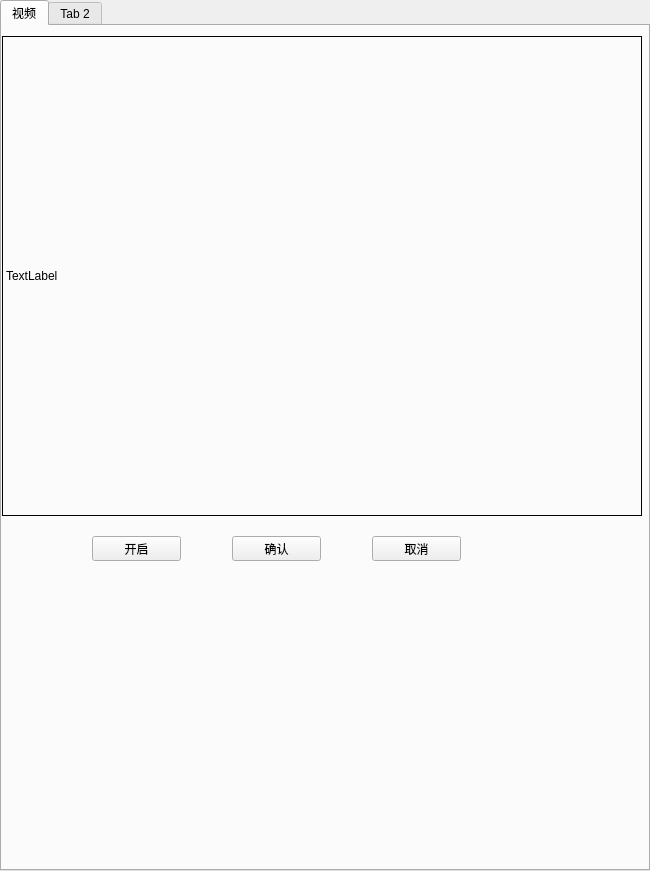
  <widget class="QTabWidget" name="tabWidget_2">
   <property name="geometry">
    <rect>
     <x>1125</x>
     <y>0</y>
     <width>650</width>
     <height>871</height>
    </rect>
   </property>
   <property name="currentIndex">
    <number>0</number>
   </property>
   <widget class="QWidget" name="tab_4">
    <attribute name="title">
     <string>视频</string>
    </attribute>
    <widget class="QLabel" name="labelvideo">
     <property name="geometry">
      <rect>
       <x>0</x>
       <y>10</y>
       <width>640</width>
       <height>480</height>
      </rect>
     </property>
     <property name="frameShape">
      <enum>QFrame::Box</enum>
     </property>
     <property name="frameShadow">
      <enum>QFrame::Plain</enum>
     </property>
     <property name="text">
      <string>TextLabel</string>
     </property>
    </widget>
    <widget class="QPushButton" name="pushButtonvon">
     <property name="geometry">
      <rect>
       <x>90</x>
       <y>510</y>
       <width>89</width>
       <height>25</height>
      </rect>
     </property>
     <property name="text">
      <string>开启</string>
     </property>
    </widget>
    <widget class="QPushButton" name="pushButtonok">
     <property name="geometry">
      <rect>
       <x>230</x>
       <y>510</y>
       <width>89</width>
       <height>25</height>
      </rect>
     </property>
     <property name="text">
      <string>确认</string>
     </property>
    </widget>
    <widget class="QPushButton" name="pushButtoncan">
     <property name="geometry">
      <rect>
       <x>370</x>
       <y>510</y>
       <width>89</width>
       <height>25</height>
      </rect>
     </property>
     <property name="text">
      <string>取消</string>
     </property>
    </widget>
   </widget>
   <widget class="QWidget" name="tab_5">
    <attribute name="title">
     <string>Tab 2</string>
    </attribute>
   </widget>
  </widget>
